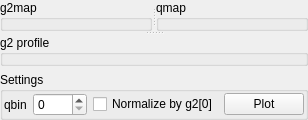
       <widget class="QWidget" name="tab_10">
        <attribute name="title">
         <string>g2_map</string>
        </attribute>
        <layout class="QGridLayout" name="gridLayout_42">
         <property name="leftMargin">
          <number>0</number>
         </property>
         <property name="topMargin">
          <number>0</number>
         </property>
         <property name="rightMargin">
          <number>0</number>
         </property>
         <property name="bottomMargin">
          <number>0</number>
         </property>
         <item row="0" column="0" colspan="2">
          <widget class="QSplitter" name="splitter_6">
           <property name="orientation">
            <enum>Qt::Orientation::Vertical</enum>
           </property>
           <widget class="QSplitter" name="splitter_5">
            <property name="orientation">
             <enum>Qt::Orientation::Horizontal</enum>
            </property>
            <widget class="QGroupBox" name="groupBox_18">
             <property name="title">
              <string>g2map</string>
             </property>
             <layout class="QGridLayout" name="gridLayout_23">
              <property name="leftMargin">
               <number>0</number>
              </property>
              <property name="topMargin">
               <number>0</number>
              </property>
              <property name="rightMargin">
               <number>0</number>
              </property>
              <property name="bottomMargin">
               <number>0</number>
              </property>
              <item row="0" column="0">
               <widget class="GraphicsLayoutWidget" name="widget_g2map_all" native="true">
                <property name="sizePolicy">
                 <sizepolicy hsizetype="Preferred" vsizetype="Preferred">
                  <horstretch>0</horstretch>
                  <verstretch>1</verstretch>
                 </sizepolicy>
                </property>
               </widget>
              </item>
             </layout>
            </widget>
            <widget class="QGroupBox" name="groupBox_19">
             <property name="title">
              <string>qmap</string>
             </property>
             <layout class="QGridLayout" name="gridLayout_37">
              <property name="leftMargin">
               <number>0</number>
              </property>
              <property name="topMargin">
               <number>0</number>
              </property>
              <property name="rightMargin">
               <number>0</number>
              </property>
              <property name="bottomMargin">
               <number>0</number>
              </property>
              <item row="0" column="0">
               <widget class="ImageView" name="widget_g2map_qmap" native="true">
                <property name="sizePolicy">
                 <sizepolicy hsizetype="Preferred" vsizetype="Preferred">
                  <horstretch>0</horstretch>
                  <verstretch>1</verstretch>
                 </sizepolicy>
                </property>
               </widget>
              </item>
             </layout>
            </widget>
           </widget>
           <widget class="QGroupBox" name="groupBox_20">
            <property name="title">
             <string>g2 profile</string>
            </property>
            <layout class="QGridLayout" name="gridLayout_41">
             <property name="leftMargin">
              <number>0</number>
             </property>
             <property name="topMargin">
              <number>0</number>
             </property>
             <property name="rightMargin">
              <number>0</number>
             </property>
             <property name="bottomMargin">
              <number>0</number>
             </property>
             <item row="0" column="0">
              <widget class="GraphicsLayoutWidget" name="widget_g2map_profile" native="true">
               <property name="sizePolicy">
                <sizepolicy hsizetype="Preferred" vsizetype="Preferred">
                 <horstretch>0</horstretch>
                 <verstretch>1</verstretch>
                </sizepolicy>
               </property>
              </widget>
             </item>
            </layout>
           </widget>
          </widget>
         </item>
         <item row="1" column="0" colspan="2">
          <widget class="QGroupBox" name="groupBox_17">
           <property name="title">
            <string>Settings</string>
           </property>
           <layout class="QGridLayout" name="gridLayout_20">
            <property name="leftMargin">
             <number>1</number>
            </property>
            <property name="topMargin">
             <number>1</number>
            </property>
            <property name="rightMargin">
             <number>1</number>
            </property>
            <property name="bottomMargin">
             <number>1</number>
            </property>
            <item row="0" column="3">
             <widget class="QPushButton" name="pushButton_plot_g2map">
              <property name="text">
               <string>Plot</string>
              </property>
             </widget>
            </item>
            <item row="0" column="0">
             <widget class="QLabel" name="label_30">
              <property name="text">
               <string>qbin</string>
              </property>
             </widget>
            </item>
            <item row="0" column="1">
             <widget class="QSpinBox" name="spinBox_qbin">
              <property name="maximum">
               <number>9999</number>
              </property>
             </widget>
            </item>
            <item row="0" column="2">
             <widget class="QCheckBox" name="checkBox_g2map_normalization">
              <property name="text">
               <string>Normalize by g2[0]</string>
              </property>
             </widget>
            </item>
           </layout>
          </widget>
         </item>
        </layout>
       </widget>
